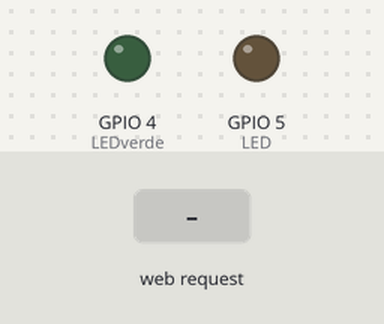
Recording of a sketch running on a simulated ESP8266 (NodeMCU). Shown: output pins drawn as LEDs (lit = HIGH). Inputs (shaded band) come from the test bench. WiFi joins after 1.5 s; servers stay silent unless stated; what the sketch prints to the serial monitor is not drawn.

Above: at 3.4 s.
3.5 s: HTTP request GET /onred received
At 4.3 s:
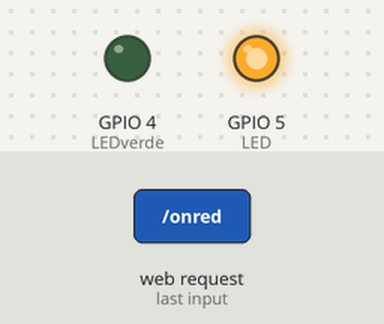
5.0 s: HTTP request GET /ongreen received
At 5.5 s:
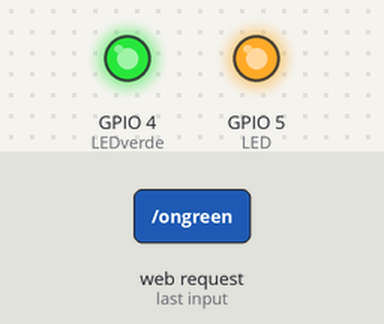
6.5 s: HTTP request GET /offred received
At 7.7 s:
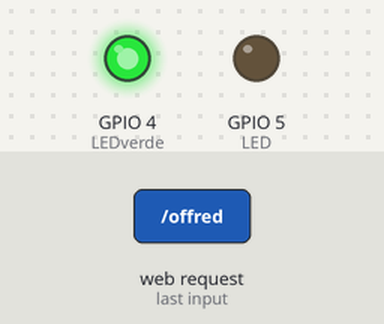
8.0 s: HTTP request GET /offgreen received
At 9.0 s:
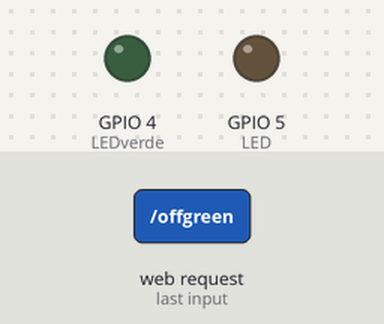
Timing chart, 0 to 10.5 s (numbered marks = the images above; inputs shaded):
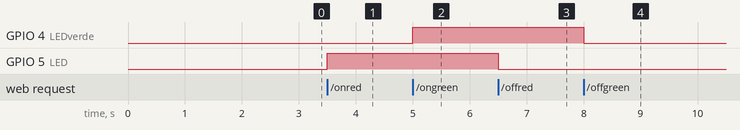

The sketch:

led01.ino
```cpp
#include <ESP8266WiFi.h>
#include <ESP8266WebServer.h>
#include <WiFiClient.h>
#include "DHT.h"

const char* ssid = "FIBRA-A066";
const char* password = "0Z48058288";

//const char* IPNodeMCU = "http://192.168.25.32";

ESP8266WebServer server(80);

int LED = 5; //D1
int LEDverde = 4; //D2

#define DHTTYPE DHT11   // DHT11 or DHT22
#define dht_dpin 0 //D3
DHT dht(dht_dpin, DHTTYPE);


float humidity, temp;  // Values read from sensor
String webString="";     // String to display
unsigned long previousMillis = 0;        // will store last temp was read
const long interval = 2000;              // interval at which to read sensor

void handle_root() {
  server.send(200, "text/plain", "Bem vindo ao ESP8266 da Farm UFPR 4.0 , leitura de DHT11 com temperatura e umidade");
  delay(100);
}

void setup(void)
{
  Serial.begin(115200);

  dht.begin();

  pinMode(LED, OUTPUT);
  digitalWrite(LED, LOW);
  pinMode(LEDverde, OUTPUT);
  digitalWrite(LEDverde, LOW);

  WiFi.begin(ssid, password);
  Serial.println("Conectando");
  while(WiFi.status() != WL_CONNECTED) {
    delay(500);
    Serial.print(".");
  }
  Serial.println("");
  Serial.print("Arduino conectado no IP: ");
  Serial.println(WiFi.localIP());

  server.on("/", []() {
    server.send(200, "Farm UFPR 4.0", "Bem vindo ao servidor DHT+leds");
  });

  server.on("/dht11/temperatura", [](){  // if you add this subdirectory to your webserver call, you get text below :)
    gettemperature();       // read sensor
    webString=String((int)temp);   // Arduino has a hard time with float to string
    server.send(200, "application/json", webString);            // send to someones browser when asked
  });

  server.on("/dht11/umidade", [](){  // if you add this subdirectory to your webserver call, you get text below :)
    gettemperature();           // read sensor
    webString= String((int)humidity);
    server.send(200, "application/json", webString);               // send to someones browser when asked
  });

  server.on("/offred", []() {
    server.send(200, "ledRed OFF sucess", "Led vermelha apagada com sucesso!");
    digitalWrite(LED, LOW);
    delay(1000);
  });

  server.on("/onred", []() {
    server.send(200, "ledRed ON sucess", "Led vermelha acesa com sucesso!");
    digitalWrite(LED, HIGH);
    delay(1000);
  });

   server.on("/offgreen", []() {
    server.send(200, "ledGreen OFF sucess", "Led verde apagada com sucesso!");
    digitalWrite(LEDverde, LOW);
    delay(1000);
  });

  server.on("/ongreen", []() {
    server.send(200, "ledGreen ON sucess", "Led verde acesa com sucesso!");
    digitalWrite(LEDverde, HIGH);
    delay(1000);
  });

  server.begin();
  Serial.println("Web server Inicializado!");

  delay(700);

}

void loop(void)
  {
     server.handleClient();

  }

     void gettemperature() {
  // Wait at least 2 seconds seconds between measurements.
  // if the difference between the current time and last time you read
  // the sensor is bigger than the interval you set, read the sensor
  // Works better than delay for things happening elsewhere also
  unsigned long currentMillis = millis();

  if(currentMillis - previousMillis >= interval) {
    // save the last time you read the sensor
    previousMillis = currentMillis;

    // Reading temperature for humidity takes about 250 milliseconds!
    // Sensor readings may also be up to 2 seconds 'old' (it's a very slow sensor)
    humidity = dht.readHumidity();          // Read humidity (percent)
    temp = dht.readTemperature();
    // Check if any reads failed and exit early (to try again).
    if (isnan(humidity) || isnan(temp)) {
      Serial.println("Failed to read from DHT sensor!");
      return;
}
  }
    }
```

Measured:
- after the input at 3.5 s, GPIO 5 (LED): LOW → HIGH at once
- after the input at 5.0 s, GPIO 4 (LEDverde): LOW → HIGH at once
- after the input at 6.5 s, GPIO 5 (LED): HIGH → LOW at once
- after the input at 8.0 s, GPIO 4 (LEDverde): HIGH → LOW at once
